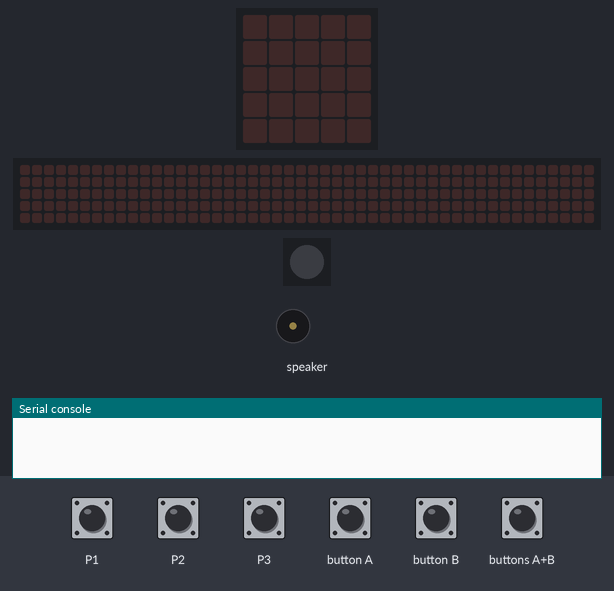
The program below on a simulated Calliope mini (MakeCode). Shown: the board's 5×5 LED display, a strip that is not on the board, showing the scrolling text unrolled, 1 RGB LEDs in strip order, left to right, buzzer (waves = sounding), the last lines printed to the serial console. Inputs (shaded band) come from the test bench. No radio messages arrive unless stated (any console line starting 'radio sent:' is added by the test bench); the 48×5 strip is a reading aid, not a part: it shows the text the display is scrolling, unrolled, one strip-width of it at a time.

Above: at 5.0 s.
5.1 s: touch pin P1 pressed for 0.15 s
At 7.57 s:
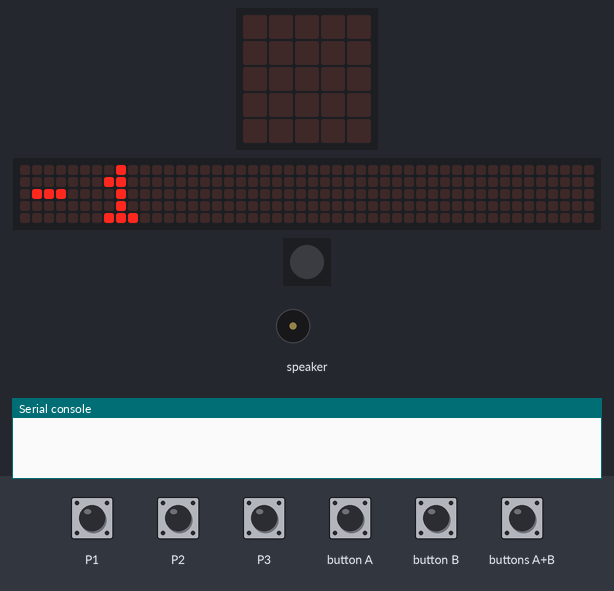
8.1 s: buttons A+B pressed for 0.15 s
At 9.3 s:
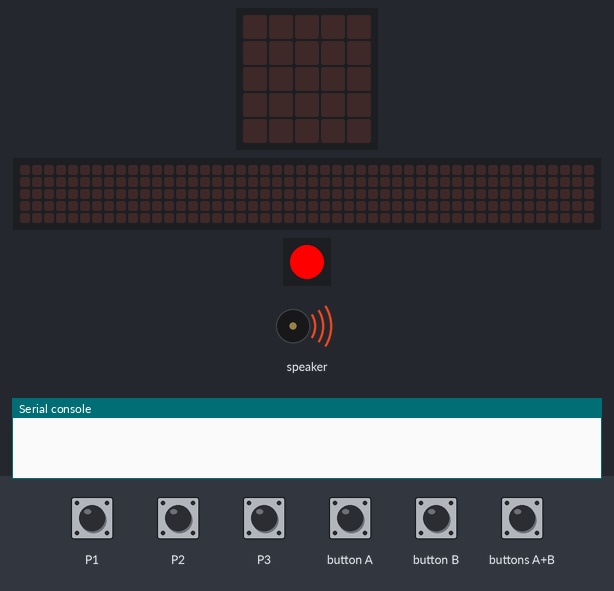
9.7 s: touch pin P1 pressed for 1 s
At 12.17 s:
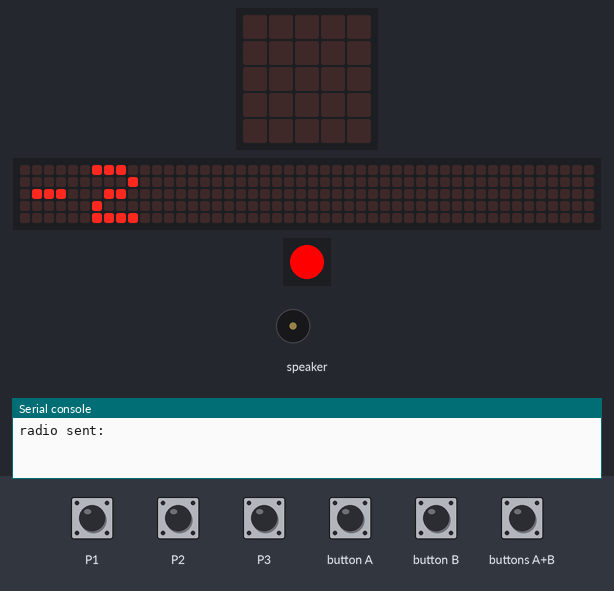
12.7 s: button A pressed for 0.15 s
At 13.4 s:
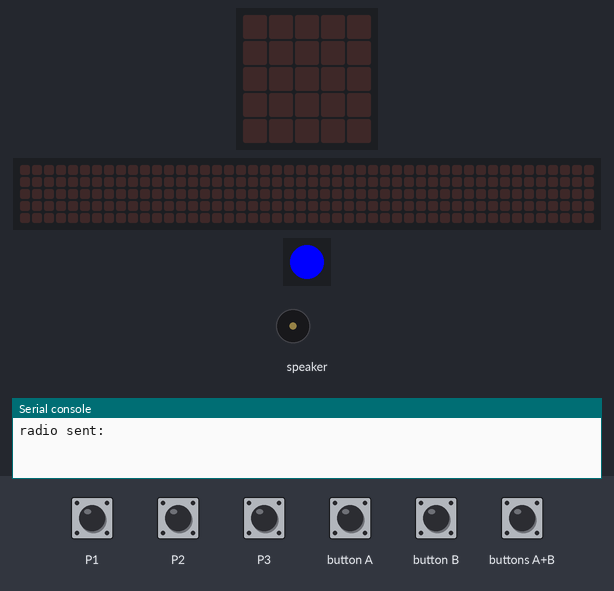
14.4 s: touch pin P2 pressed for 0.15 s
At 16.87 s:
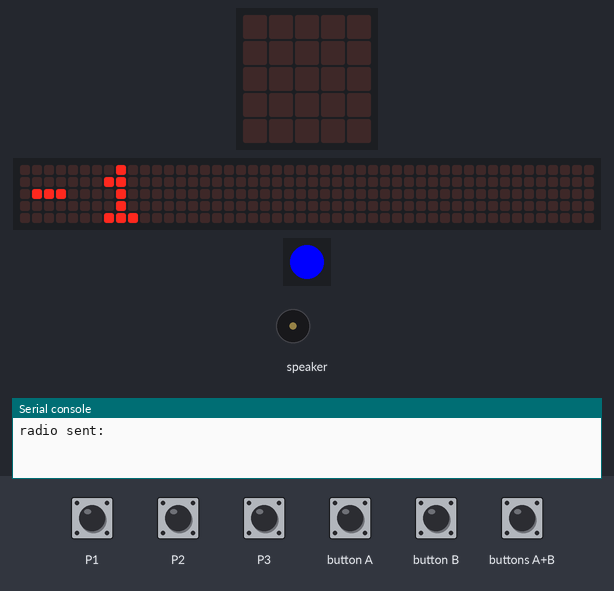
17.4 s: button B pressed for 0.15 s
At 18.2 s:
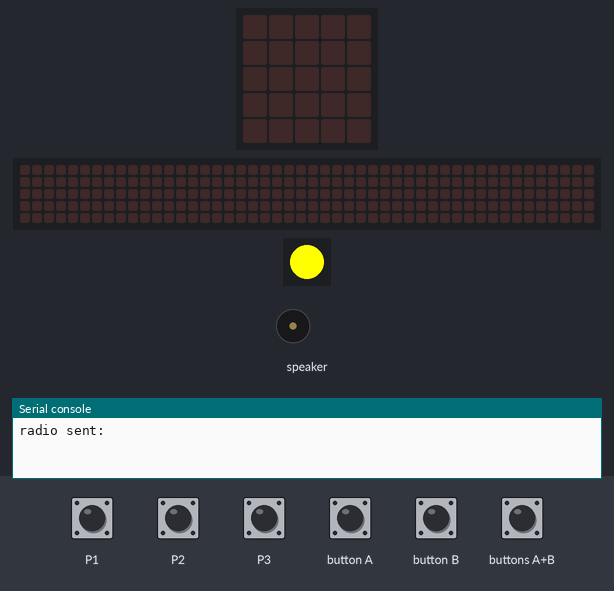
Timing chart, 0 to 20.1 s (numbered marks = the images above; inputs shaded):
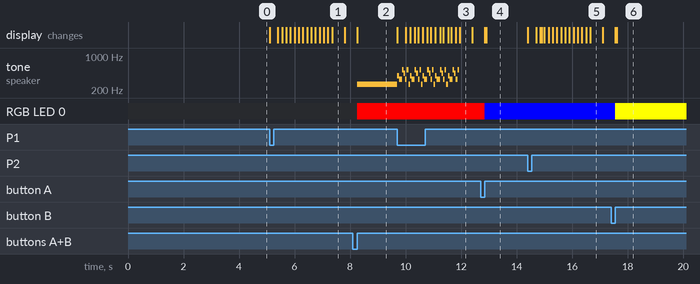

The program:

main.ts
```typescript
input.onButtonEvent(Button.A, input.buttonEventClick(), function () {
    basic.setLedColor(0x0000ff)
    wort = "" + wort + "."
    basic.showLeds(`
        . . . . .
        . # # # .
        . # # # .
        . # # # .
        . . . . .
        `)
    basic.pause(500)
    basic.clearScreen()
})
input.onButtonEvent(Button.AB, input.buttonEventClick(), function () {
    basic.setLedColor(0xff0000)
    music.playMelody("C G E E C5 A E C5 ", 1111)
    music.playMelody("C G E E C5 A E C5 ", 1111)
    music.playMelody("C G E E C5 A E C5 ", 1111)
    music.playMelody("C G E E C5 A E C5 ", 1111)
    music.playMelody("C G E E C5 A E C5 ", 1111)
    radio.sendString(wort)
    basic.pause(500)
    wort = ""
})
input.onButtonEvent(Button.B, input.buttonEventClick(), function () {
    basic.setLedColor(0xffff00)
    wort = "" + wort + "-"
    basic.showLeds(`
        . . . . .
        . . . . .
        # # # # #
        . . . . .
        . . . . .
        `)
    basic.pause(500)
    basic.clearScreen()
})
radio.onReceivedString(function (receivedString) {
    basic.setLedColor(0x00ff00)
    music.playMelody("C G E E C5 A E C5 ", 1111)
    music.playMelody("C G E E C5 A E C5 ", 1111)
    music.playMelody("C G E E C5 A E C5 ", 1111)
    music.playMelody("C G E E C5 A E C5 ", 1111)
    music.playMelody("C G E E C5 A E C5 ", 1111)
    for (let zeichen of receivedString) {
        if (zeichen == "-") {
            basic.showLeds(`
                . . . . .
                . . . . .
                # # # # #
                . . . . .
                . . . . .
                `)
            basic.pause(500)
            basic.clearScreen()
            basic.pause(500)
        }
        if (zeichen == ".") {
            basic.showLeds(`
                . . . . .
                . # # # .
                . # # # .
                . # # # .
                . . . . .
                `)
            basic.pause(500)
            basic.clearScreen()
            basic.pause(500)
        }
    }
})
let wort = ""
let merkegruppe = 0
while (!(input.pinIsPressed(TouchPin.P3))) {
    if (input.pinIsPressed(TouchPin.P1)) {
        radio.setGroup(0 - 1)
        merkegruppe += 0 - 1
        basic.showNumber(merkegruppe)
        basic.pause(500)
        basic.clearScreen()
    }
    if (input.pinIsPressed(TouchPin.P2)) {
        radio.setGroup(0 + 1)
        merkegruppe += 0 + 1
        basic.showNumber(merkegruppe)
        basic.pause(500)
        basic.clearScreen()
    }
}
```

test.ts
```typescript
// Hier kann man Tests durchführen; diese Datei wird nicht kompiliert, wenn dieses Paket als Erweiterung verwendet wird.
```

Measured:
- after the input at 5.1 s, the display: changes at once (image 1)
- after the input at 8.1 s, tone on speaker: silent → 262 Hz after 0.15 s; RGB LED 0: off → RGB(255, 0, 0) after 0.15 s
- after the input at 9.7 s, tone on speaker: 262 Hz → 392 Hz at once, then repeats every 0.46 s: 330 Hz 0.11 s, 523 Hz 0.06 s, 440 Hz 0.06 s, 330 Hz 0.06 s, 523 Hz 0.06 s, 262 Hz 0.06 s, 392 Hz 0.06 s; the display: changes at once (image 3)
- after the input at 12.7 s, RGB LED 0: RGB(255, 0, 0) → RGB(0, 0, 255) after 0.15 s; the display: first changes after 0.15 s (image 4 shows a later state)
- after the input at 14.4 s, the display: changes at once (image 5)
- after the input at 17.4 s, RGB LED 0: RGB(0, 0, 255) → RGB(255, 255, 0) after 0.15 s; the display: first changes after 0.15 s (image 6 shows a later state)
- what the display in image 1 shows lasts 0.4 s, from 7.4 s to 7.8 s
